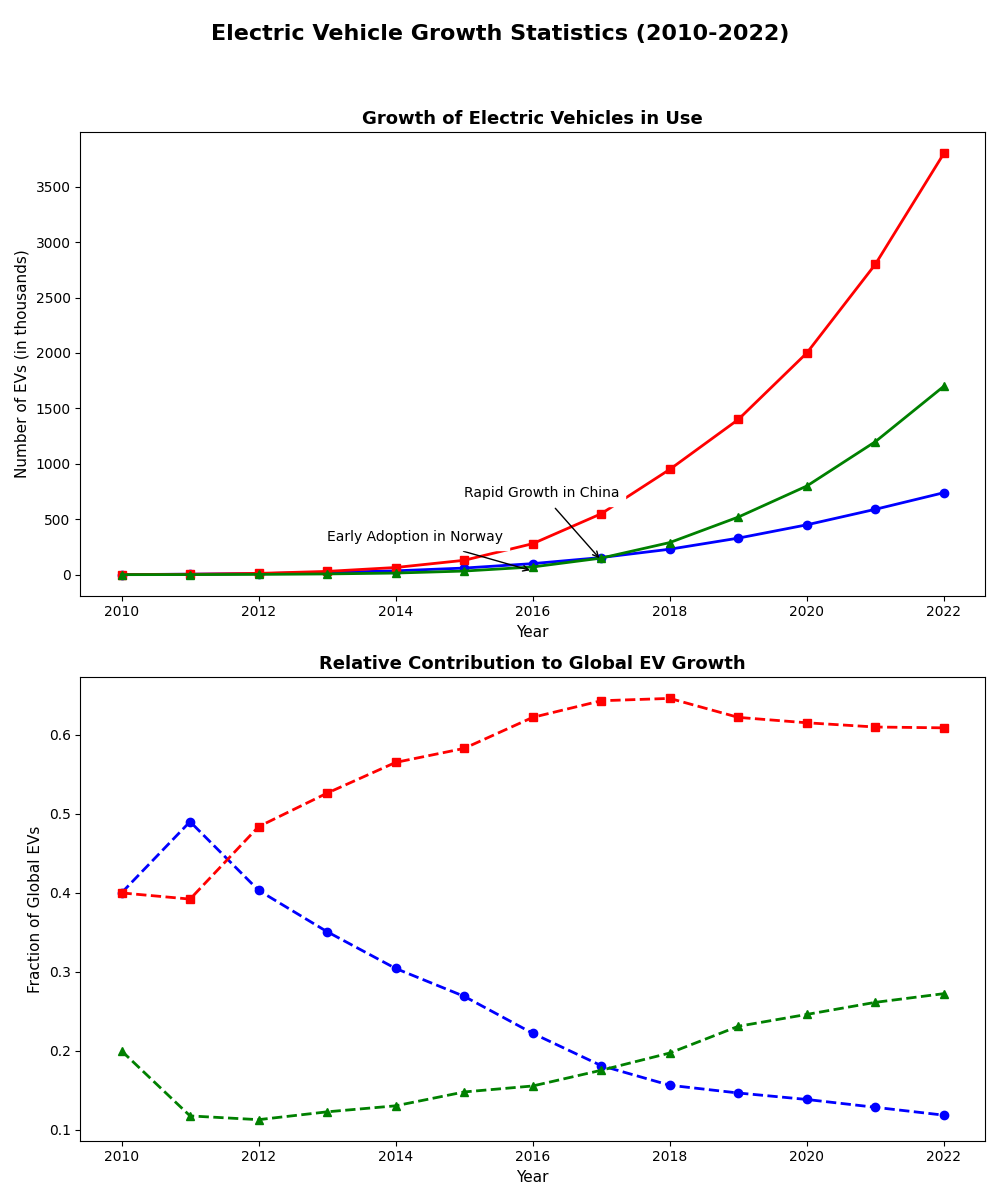

Here is the Python script that generated this plot:
import matplotlib.pyplot as plt
import numpy as np

years = np.arange(2010, 2023)

# Data for EV growth in different countries
usa_ev_growth = np.array([1, 5, 10, 20, 35, 60, 100, 155, 230, 330, 450, 590, 740])
china_ev_growth = np.array([1, 4, 12, 30, 65, 130, 280, 550, 950, 1400, 2000, 2800, 3800])
norway_ev_growth = np.array([0.5, 1.2, 2.8, 7, 15, 33, 70, 150, 290, 520, 800, 1200, 1700])

fig, axs = plt.subplots(2, 1, figsize=(10,12))
fig.suptitle('Electric Vehicle Growth Statistics (2010-2022)', fontsize=16, fontweight='bold')

# First subplot: Line Chart for EV growth
axs[0].plot(years, usa_ev_growth, color='blue', linestyle='-', marker='o', linewidth=2)
axs[0].plot(years, china_ev_growth, color='red', linestyle='-', marker='s', linewidth=2)
axs[0].plot(years, norway_ev_growth, color='green', linestyle='-', marker='^', linewidth=2)

axs[0].set_title('Growth of Electric Vehicles in Use', fontsize=13, fontweight='bold')
axs[0].set_xlabel('Year', fontsize=11)
axs[0].set_ylabel('Number of EVs (in thousands)', fontsize=11)

axs[0].annotate('Rapid Growth in China', xy=(2017, 130), xytext=(2015, 700),
                arrowprops=dict(facecolor='black', arrowstyle='->'), fontsize=10, backgroundcolor='w')
axs[0].annotate('Early Adoption in Norway', xy=(2016, 33), xytext=(2013, 300),
                arrowprops=dict(facecolor='black', arrowstyle='->'), fontsize=10, backgroundcolor='w')

# Second subplot: Manual Stacked Line Chart to show relative contributions
usa_contribution = usa_ev_growth / (usa_ev_growth + china_ev_growth + norway_ev_growth)
china_contribution = china_ev_growth / (usa_ev_growth + china_ev_growth + norway_ev_growth)
norway_contribution = norway_ev_growth / (usa_ev_growth + china_ev_growth + norway_ev_growth)

axs[1].plot(years, usa_contribution, color='blue', linestyle='--', marker='o', linewidth=2)
axs[1].plot(years, china_contribution, color='red', linestyle='--', marker='s', linewidth=2)
axs[1].plot(years, norway_contribution, color='green', linestyle='--', marker='^', linewidth=2)

axs[1].set_title('Relative Contribution to Global EV Growth', fontsize=13, fontweight='bold')
axs[1].set_xlabel('Year', fontsize=11)
axs[1].set_ylabel('Fraction of Global EVs', fontsize=11)

# Adjust layout for readability
fig.tight_layout(rect=[0, 0, 1, 0.95])

# Show the plot
plt.show()
